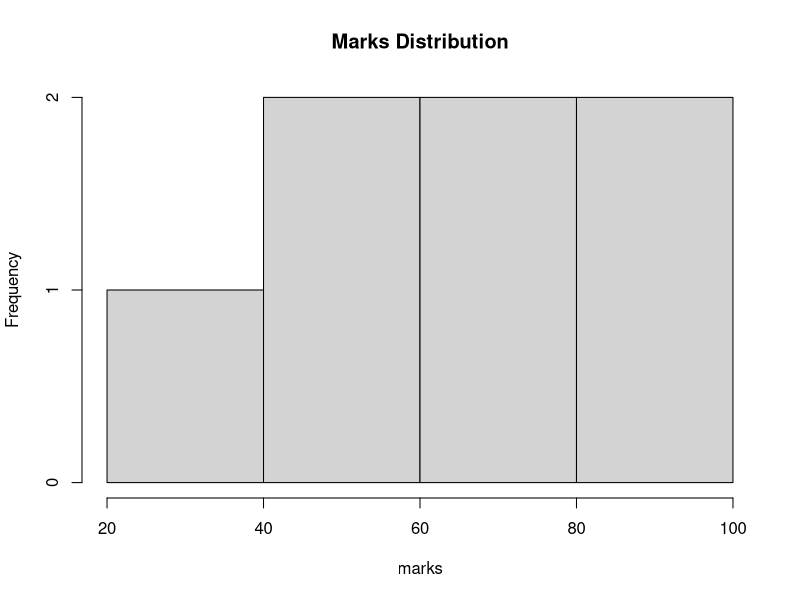
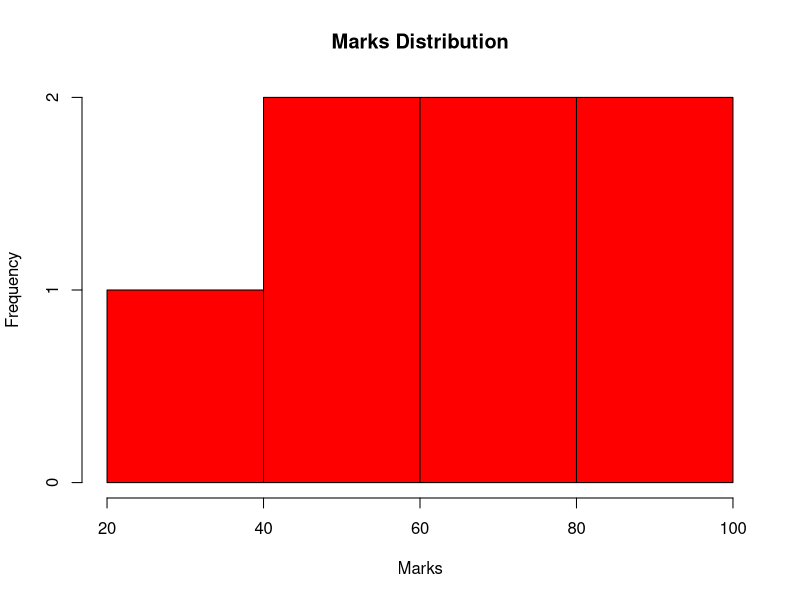
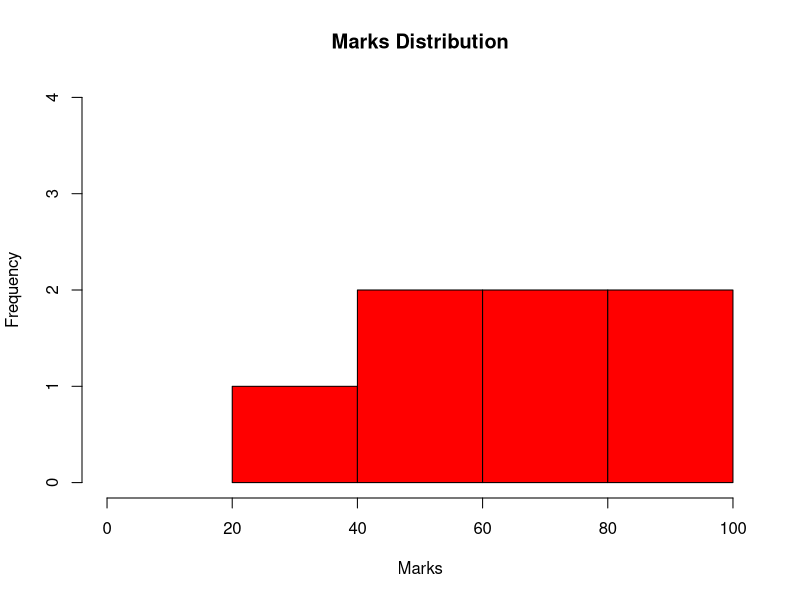
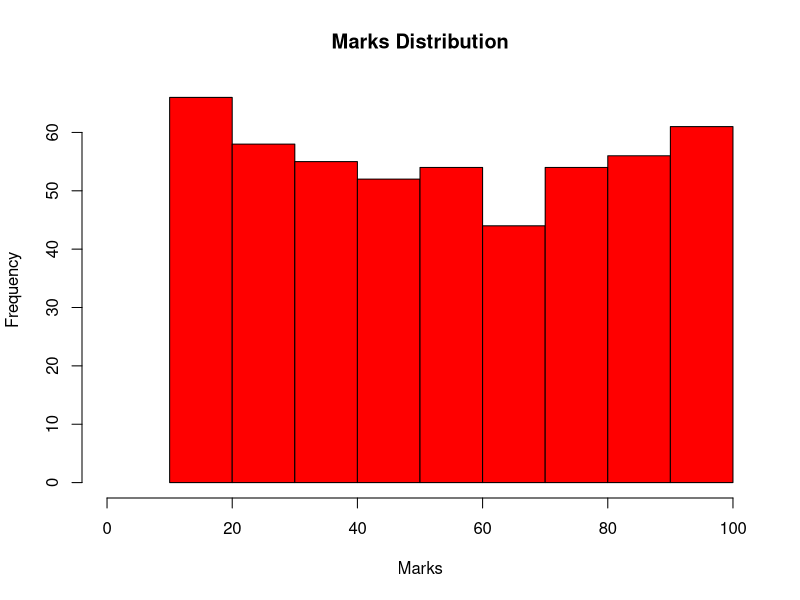

Here is the R script that generated these plots, in order:
# Histogram

marks <- c(67,90,55,70,34,57,95)
hist(marks, main = "Marks Distribution")

hist(marks, main = "Marks Distribution", 
     xlab = "Marks", col = "red")

hist(marks, main = "Marks Distribution", 
     xlab = "Marks", col = "red",
     xlim = c(0,100),
     ylim = c(0,4))


marks = c(sample(10:100, size = 500, replace = T))
marks

hist(marks, main = "Marks Distribution", 
     xlab = "Marks", col = "red",
     xlim = c(0,100))
